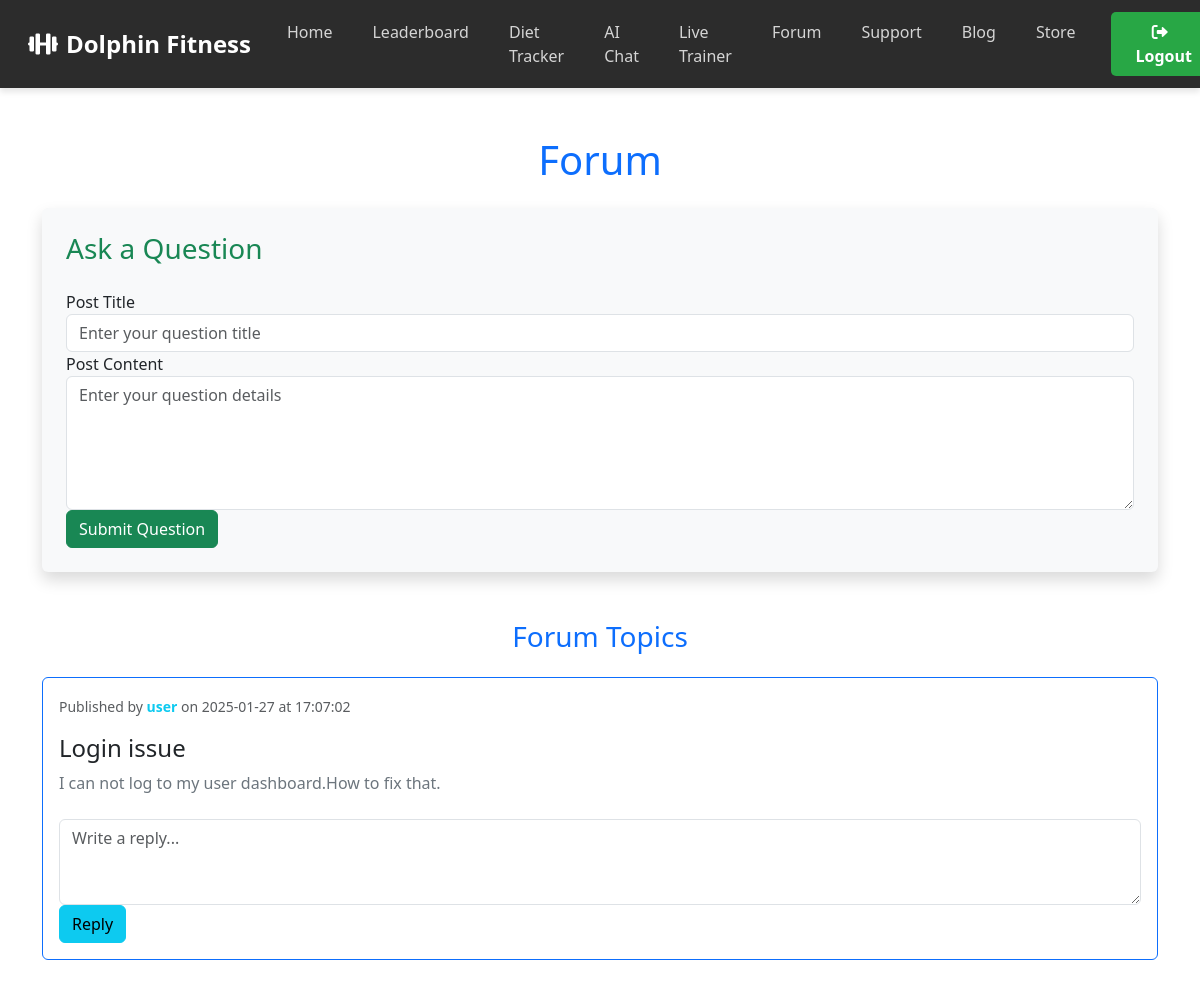
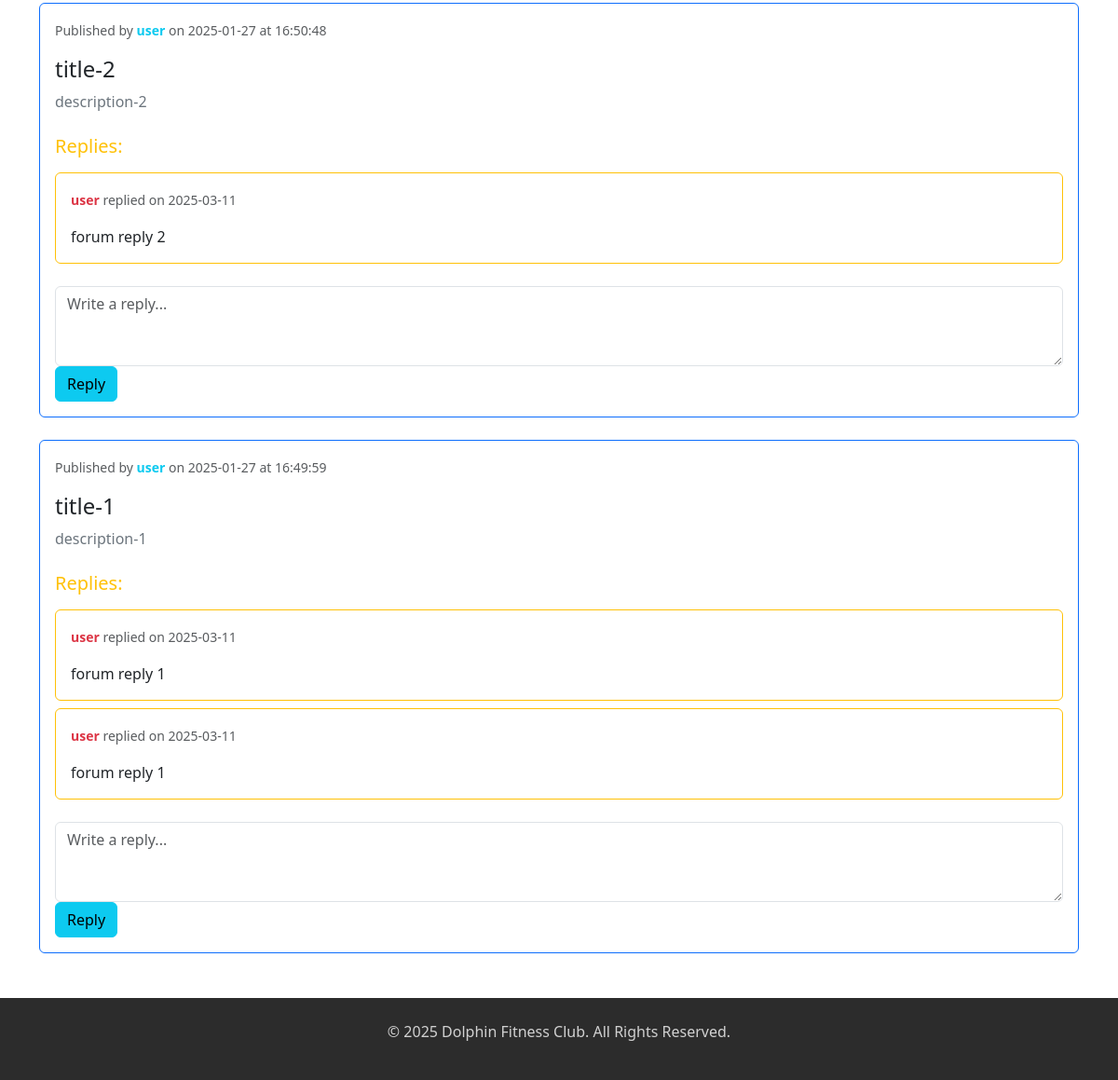
/index/dashboard/pages/forum.php (signed in), run on an earlier commit of the app's database (2 pictures, top to bottom).
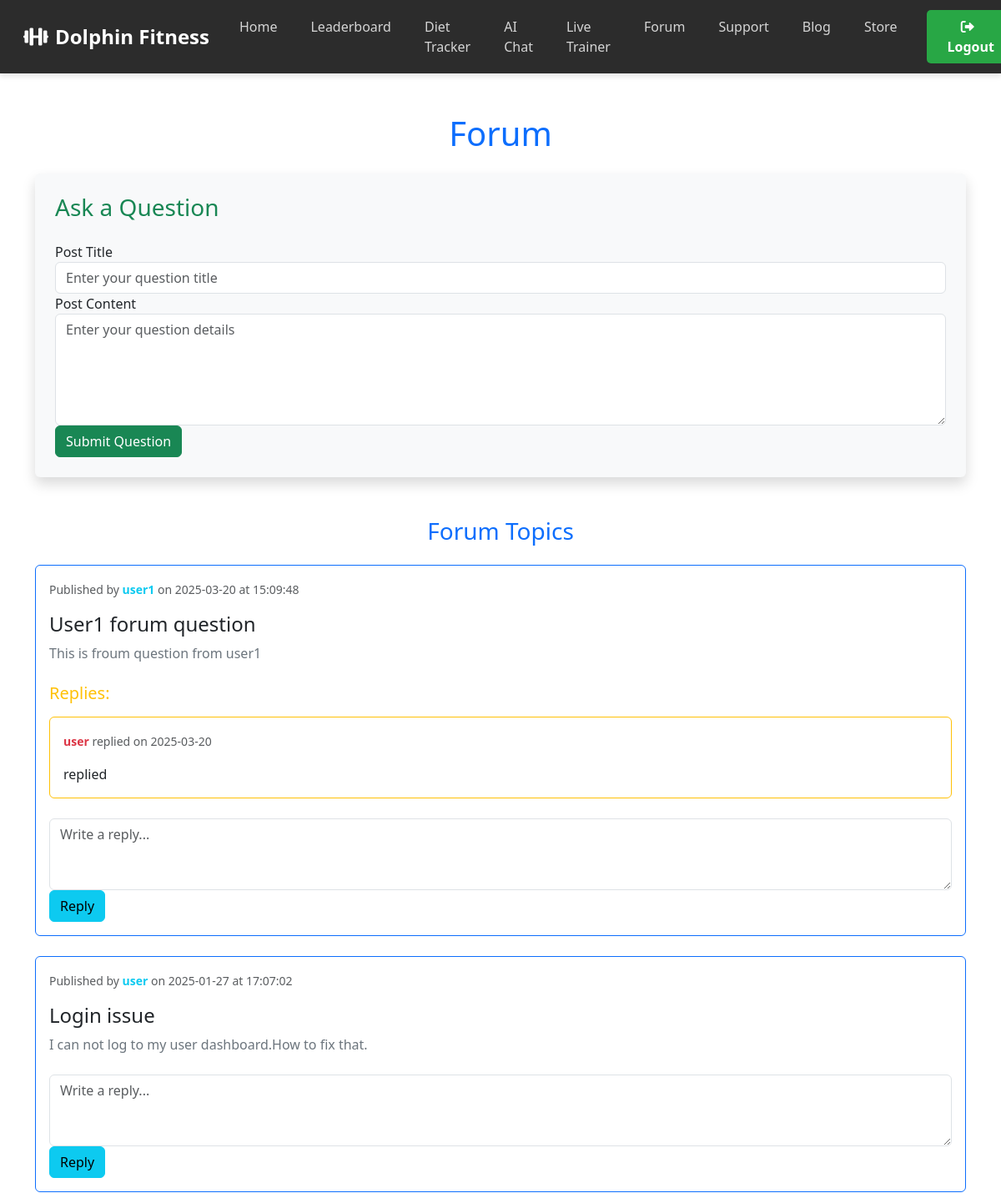
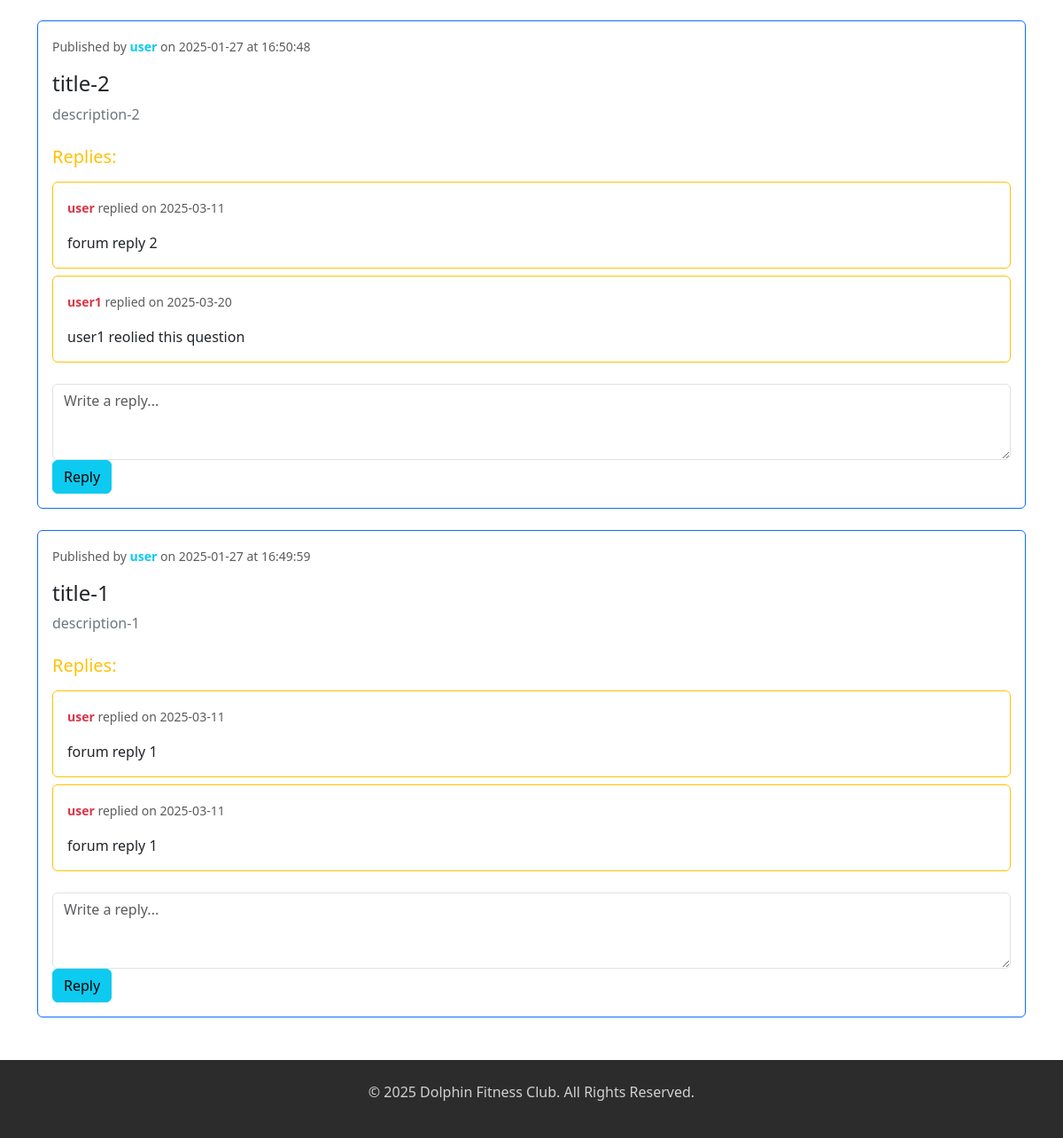
And on a later commit of the database (2 pictures, top to bottom).
### tables this page shows
CREATE TABLE `forum` (
  `id` int(11) NOT NULL,
  `userID` int(11) DEFAULT NULL,
  `title` varchar(255) DEFAULT NULL,
  `description` varchar(255) DEFAULT NULL,
  `publish_date` varchar(20) DEFAULT NULL,
  `publish_Time` varchar(20) DEFAULT NULL
);

CREATE TABLE `users` (
  `id` int(11) NOT NULL,
  `first_name` varchar(100) NOT NULL,
  `last_name` varchar(100) NOT NULL,
  `email` varchar(100) NOT NULL,
  `username` varchar(50) NOT NULL,
  `password` varchar(255) NOT NULL
);

CREATE TABLE `forum_reply` (
  `id` int(11) NOT NULL,
  `forumID` int(11) NOT NULL,
  `userID` int(11) NOT NULL,
  `message` text NOT NULL,
  `reply_date` date NOT NULL DEFAULT curdate()
);

### index/dashboard/pages/forum.php (the view, shortened to what this page needs)
<?php
include_once 'include/db.php';
include_once "component/dashboard_header.php";
?>
<main class="container mt-5">
    <h1 class="text-center text-primary mb-4">Forum</h1>
    <div class="post-section bg-light p-4 rounded shadow mb-5">
        <h3 class="text-success mb-4">Ask a Question</h3>
        <form id="postForm" action="include/forum.inc.php" method="POST">
            <div class="form-group">
                <label for="postTitle" class="text-dark">Post Title</label>
                <input type="text" id="postTitle" name="title" class="form-control" placeholder="Enter your question title" required>
            </div>
            <div class="form-group">
                <label for="postContent" class="text-dark">Post Content</label>
                <textarea id="postContent" name="desc" class="form-control" placeholder="Enter your question details" rows="5" required></textarea>
            </div>
            <button type="submit" class="btn btn-success btn-block" name="forumSubmitBtn">Submit Question</button>
        </form>
    </div>
    <div class="forum-posts mt-5">
        <h3 class="text-center text-primary mb-4">Forum Topics</h3>
        <div id="forumPostList">
            <?php
            $sql = "SELECT f.*, u.username FROM forum f JOIN users u ON f.userID = u.id ORDER BY f.publish_date DESC, f.publish_Time DESC";
            $stmt = $mysqli->prepare($sql);
            $stmt->execute();
            $result = $stmt->get_result();
            $rows = $result->fetch_all(MYSQLI_ASSOC);
            foreach ($rows as $post) {
                echo '<div class="forum-post card mb-4 border-primary">';
                echo '<div class="card-body">';
                echo '<p class="card-text text-muted"><small>Published by <strong class="text-info">' . htmlspecialchars($post['username']) . '</strong> on ' . $post['publish_date'] . ' at ' . $post['publish_Time'] . '</small></p>';
                echo '<h4 class="card-title text-dark">' . htmlspecialchars($post['title']) . '</h4>';
                echo '<p class="card-text text-secondary">' . nl2br(htmlspecialchars($post['description'])) . '</p>';
                $reply_sql = "SELECT r.*, u.username FROM forum_reply r JOIN users u ON r.userID = u.id WHERE r.forumID = ?;";
                $reply_stmt = $mysqli->prepare($reply_sql);
                $reply_stmt->bind_param("i", $post['id']);
                $reply_stmt->execute();
                $reply_result = $reply_stmt->get_result();
                $replies = $reply_result->fetch_all(MYSQLI_ASSOC);
                if (!empty($replies)) {
                    echo '<div class="forum-replies mt-4">';
                    echo '<h5 class="text-warning mb-3">Replies:</h5>';
                    foreach ($replies as $reply) {
                        echo '<div class="reply card mb-2 border-warning">';
                        echo '<div class="card-body">';
                        echo '<p class="card-text text-muted"><small><strong class="text-danger">' . htmlspecialchars($reply['username']) . '</strong> replied on ' . $reply['reply_date'] . '</small></p>';
                        echo '<p class="card-text text-dark">' . nl2br(htmlspecialchars($reply['message'])) . '</p>';
                        echo '</div>';
                        echo '</div>';
                    }
                    echo '</div>';
                }
                echo '<div class="reply-form mt-4">';
                echo '<form method="post" action="include/forum_reply.inc.php">';
                echo '<div class="form-group">';
                echo '<textarea class="form-control" name="message" required placeholder="Write a reply..." rows="3"></textarea>';
                echo '</div>';
                echo '<button type="submit" class="btn btn-info btn-block" name="forumReplySubmitBtn">Reply</button>';
                echo '</form>';
                echo '</div>';
                echo '</div>';
                echo '</div>';
            }
            ?>
        </div>
    </div>
</main>
<?php
include_once "component/dashboard_footer.php";
?>

What changed in the data, as far as the page shows it:
added forum: userID.username "user1", publish_date "2025-03-20", publish_Time "15:09:48", title "User1 forum question", description "This is froum question from user1"
added forum_reply: userID.username "user", reply_date "2025-03-20", message "replied", shown under "user1"
added forum_reply: userID.username "user1", reply_date "2025-03-20", message "user1 reolied this question", shown under forum "title-2"
